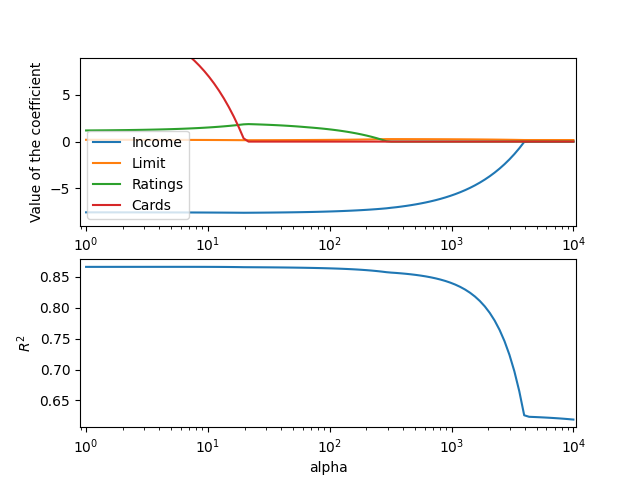

This figure's Python source:
'''
Get the credit data-set from the ISL-book. Now, build a LASSO
machine learning model for the balance depending on
rating, limit , cards, income. Evaluate the LASSO method for
the alpha-regularization parameter ranging from 0 to 10000. Set
aside a test-set of 20% and for each alpha calculate a test-result
with the “trained” model. Make a plot showing the model
coefficients for each alpha in one part and the R2-score on the test
set in another one (with a shared axis).
'''

import pandas as pd
import numpy as np
from sklearn.linear_model import Lasso
from sklearn.metrics import r2_score
from sklearn.model_selection import train_test_split
import matplotlib.pyplot as plt

df=pd.read_csv("credit.csv")
y=df["Balance"]
X=df.iloc[:,1:5]
string_list=["Income","Limit", "Rating", "Cards"]
x_train, x_test, y_train, y_test= train_test_split(X, y, shuffle=True, train_size=0.2)
lasso_alphas=np.logspace(0,4,100)
Coef_List=[]
Metric_List=[]

for alphas in lasso_alphas:
    lasso=Lasso(alpha=alphas)
    lasso.fit(x_train,y_train)
    y_pred=lasso.predict(x_test)
    Metric_List.append(r2_score(y_pred,y_test))
    Coef_List.append(lasso.coef_)
    
Array=np.array(Coef_List)

fig= plt.figure()
spec=fig.add_gridspec(ncols=1, nrows=2)

ax0=fig.add_subplot(spec[0,0])
ax0.set_xscale('log')
ax0.set_xlim(right=10500)
ax0.set_ylim(-9,9)
ax0.set_ylabel("Value of the coefficient")
ax0.plot(lasso_alphas, Array[:,0], label="Income")
ax0.plot(lasso_alphas, Array[:,1], label="Limit")
ax0.plot(lasso_alphas, Array[:,2], label="Ratings")
ax0.plot(lasso_alphas, Array[:,3], label="Cards")
ax0.legend(loc='lower left')

ax1=fig.add_subplot(spec[1,0], sharex=ax0)
ax1.plot(lasso_alphas, Metric_List)
ax1.set_ylabel("$R^2$")
ax1.set_xlabel("alpha")

plt.savefig("Aufgabe7_1.png")